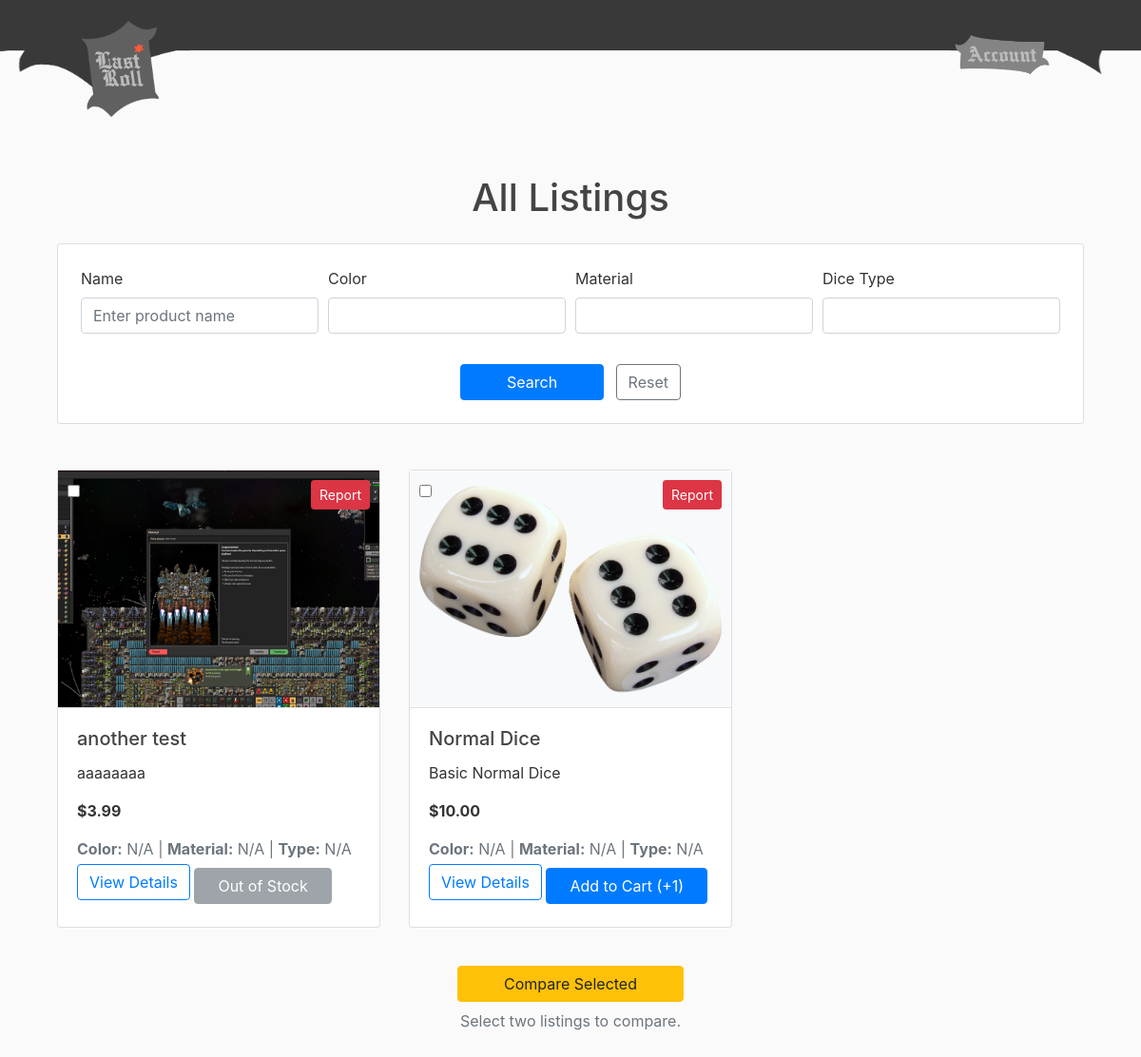
The app's page /alllistings/ (signed in), older data.
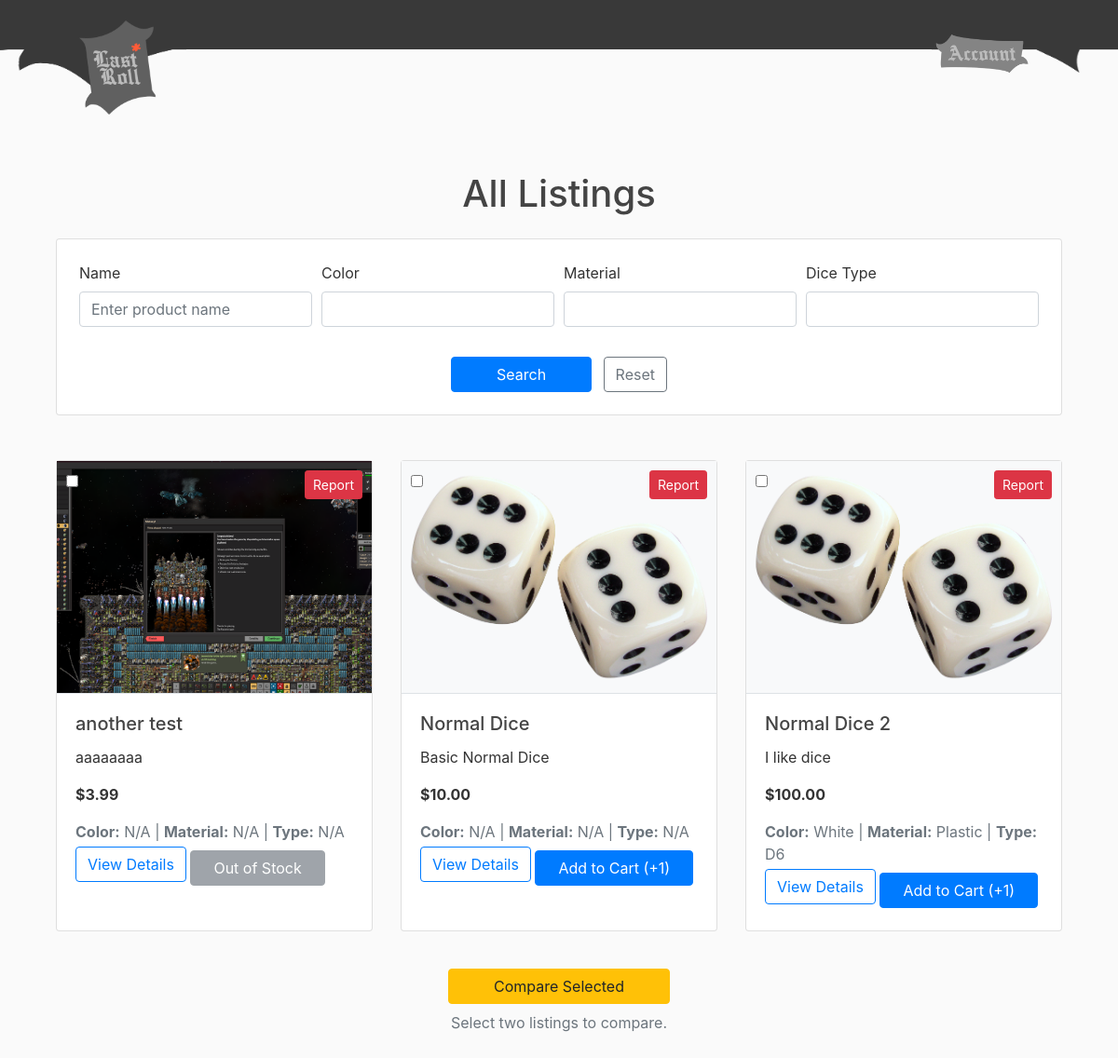
The same page, newer data.
### store/models.py (models this page shows, shortened)
class Product(models.Model):
    seller = models.ForeignKey(Seller, on_delete=models.CASCADE)
    name = models.CharField(max_length=100)
    description = models.TextField(blank=True)
    price = models.DecimalField(max_digits=8, decimal_places=2)
    color = models.CharField(max_length=30, default="N/A", db_index=True)
    material = models.CharField(max_length=30, default="N/A", db_index=True)
    dice_type = models.CharField(max_length=30, default="N/A", db_index=True)
    stock = models.PositiveIntegerField(default=0)
    image = models.ImageField(upload_to='product_images/', blank=True)
    created_at = models.DateTimeField(default=timezone.now)
    status = models.IntegerField(default=0)
    is_reported = models.BooleanField(default=False)
    report_confirmed = models.BooleanField(default=False)

### shop/views.py (the view)
# urls.py: path('alllistings/', views.alllistings, name='shop-alllistings'),
@login_required
def alllistings(request):
    query = request.GET.get('name', '').strip()
    color = request.GET.get('color', '').strip()
    material = request.GET.get('material', '').strip()
    dice_type = request.GET.get('dice_type', '').strip()
    listings = Product.objects.filter(status=1)
    if query:
        listings = listings.filter(name__icontains=query)
    if color:
        listings = listings.filter(color__icontains=color)
    if material:
        listings = listings.filter(material__icontains=material)
    if dice_type:
        listings = listings.filter(dice_type__icontains=dice_type)
    context = {
        'title': 'All Listings',
        'listings': listings,
        'query': query,
        'color_query': color,
        'material_query': material,
        'dice_type_query': dice_type,
    }
    return render(request, 'shop/alllistings.html', context)

### shop/templates/shop/alllistings.html (shortened to what the changed rows need)
{% extends "shop/base.html" %}
{% block content %}
<div class="container mt-4">
  <h1 class="text-center mb-4">All Listings</h1>
  <div class="row mt-4">
    {% if listings %}
      {% for product in listings %}
      <div class="col-md-4 mb-4">
        <div class="card shadow-sm h-100 position-relative">
          <div class="position-absolute" style="top:10px; left:10px; z-index:2;">
            <input type="checkbox" class="compare-checkbox" value="{{ product.id }}">
          </div>
          <form action="{% url 'report_product' product.id %}" method="post"
                class="position-absolute"
                style="top:10px; right:10px; z-index:2;">
            <button type="submit" class="btn btn-sm btn-danger">
              Report
            </button>
          </form>
          <a href="{% url 'listing' product.id %}" style="text-decoration:none; color:inherit;">
            <div class="d-flex align-items-center justify-content-center bg-light border-bottom" style="height: 250px;">
              {% if product.image %}
                <span style="display: inline-block; width: 100%; height: 100%;
                             background-image: url('{{ product.image.url }}');
                             background-size: cover; background-position: center;">
                </span>
              {% else %}
                <div class="text-muted">No Image Available</div>
              {% endif %}
            </div>
          </a>
          <div class="card-body">
            <h5 class="card-title">{{ product.name }}</h5>
            <p class="card-text">{{ product.description|truncatechars:100 }}</p>
            <p class="card-text"><strong>${{ product.price }}</strong></p>
            <p class="card-text text-muted mb-1">
              <strong>Color:</strong> {{ product.color }} |
              <strong>Material:</strong> {{ product.material }} |
              <strong>Type:</strong> {{ product.dice_type }}
            </p>
            <a href="{% url 'listing' product.id %}" class="btn btn-outline-primary mb-2">
              View Details
            </a>
            <form action="{% url 'add_to_cart' product.id %}" method="post" class="d-inline">
              {% if product.stock > 0 %}
                <button type="submit" class="btn btn-primary px-4 me-2">
                  Add to Cart (+1)
                </button>
              {% else %}
                <button type="button" class="btn btn-secondary px-4 me-2" disabled>
                  Out of Stock
                </button>
              {% endif %}
            </form>
          </div>
        </div>
      </div>
      {% endfor %}
    {% else %}
      {% if query or color_query or material_query or dice_type_query %}
        <p class="text-center text-danger mt-5">No results found.</p>
      {% else %}
        <p class="text-center text-muted mt-5">There are no listings yet.</p>
      {% endif %}
    {% endif %}
  </div>
</div>
{% endblock %}

Row changes from the older to the newer data that the page shows:
added Product: image (picture), name "Normal Dice 2", description "I like dice", price "100.00", color "White", material "Plastic", dice_type "D6", stock "Add to Cart (+1)"
